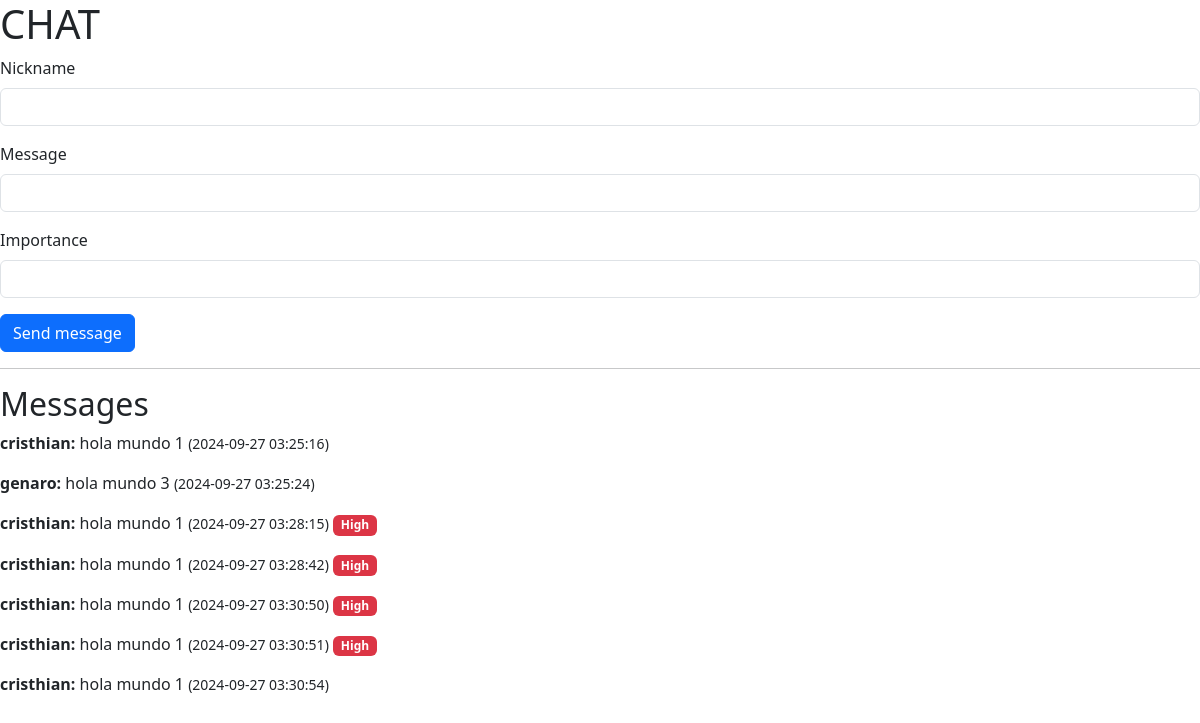
The app's page /conversations/chat-2 with its own data.
### main.py (models this page shows, shortened)
class Message(db.Model):
    id = db.Column(db.Integer, primary_key=True, autoincrement=True)
    nickname = db.Column(db.Text, nullable=False)
    message = db.Column(db.Text, nullable=False)
    importance = db.Column(db.String(10), nullable=True, default="low")
    created_at = db.Column(db.DateTime(timezone=True), server_default=func.now())
    conversation_id = db.Column(db.Integer, db.ForeignKey("conversation.id"))
    conversation = db.relationship("Conversation", backref="conversation")

### main.py (the view)
@app.route("/conversations/<id>")
def conversations(id):
    conversation = Conversation.query.filter_by(id = id).first()
    if not conversation:
        conversation = Conversation(id = id)
        db.session.add(conversation)
        db.session.commit()
    messages = Message.query.filter_by(conversation = conversation)
    return render_template("conversations.html", id=id, messages=messages)

### templates/conversations.html (shortened to what this page needs)
<!doctype html>
<html lang="en">
  <head>
    <link href="https://cdn.jsdelivr.net/npm/bootstrap@5.3.3/dist/css/bootstrap.min.css" rel="stylesheet">
</head>
  <body>
    <h1>CHAT</h1>
    <form action="" method="POST" id="sendMessage">
        <div class="mb-3">
          <label class="form-label">Nickname</label>
          <input type="text" class="form-control" name="nickname" id="nickname" />
        </div>
        <div class="mb-3">
            <label class="form-label">Message</label>
            <input type="text" class="form-control" name="message" id="message" />
          </div>
          <div class="mb-3">
            <label class="form-label">Importance</label>
            <input type="text" class="form-control" name="importance" id="importance" />
          </div>
        <button type="submit" class="btn btn-primary">Send message</button>
      </form>
      <hr>
      <h2>Messages</h2>
      <div id="messages">
        {% for message in messages %}
        {% if message.importance == "high" %}
        <p><b>{{ message.nickname }}:</b> {{ message.message }} <small>({{ message.created_at }})</small> <span class="badge text-bg-danger">High</span></p>
        {% else %}
        <p><b>{{ message.nickname }}:</b> {{ message.message }} <small>({{ message.created_at }})</small></p>
        {% endif %}
        {% endfor %}
      </div>
  </body>
</html>

### records on screen
Message: nickname "cristhian", message "hola mundo 1", created_at "2024-09-27 03:25:16"
Message: nickname "genaro", message "hola mundo 3", created_at "2024-09-27 03:25:24"
Message: nickname "cristhian", message "hola mundo 1", created_at "2024-09-27 03:28:15"
Message: nickname "cristhian", message "hola mundo 1", created_at "2024-09-27 03:28:42"
Message: nickname "cristhian", message "hola mundo 1", created_at "2024-09-27 03:30:50"
Message: nickname "cristhian", message "hola mundo 1", created_at "2024-09-27 03:30:51"
Message: nickname "cristhian", message "hola mundo 1", created_at "2024-09-27 03:30:54"
